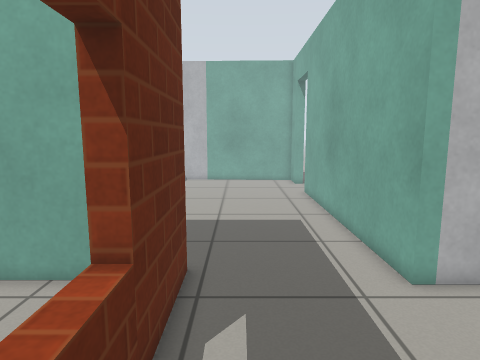
view 1 (above)

12 first-person views from a walk through a Gazebo world. The camera is 0.95 m above the floor, tilts 8° down and sees 75° across. The floor is counted in squares, 0.25 m on a side. Each view is taken from the middle of a square. On the plan, view 1 faces up. The plan holds only what a view shows up to about 20 squares ahead; the rest is blank. Gazebo's built-in surfaces are drawn with simple patterns.

view 2
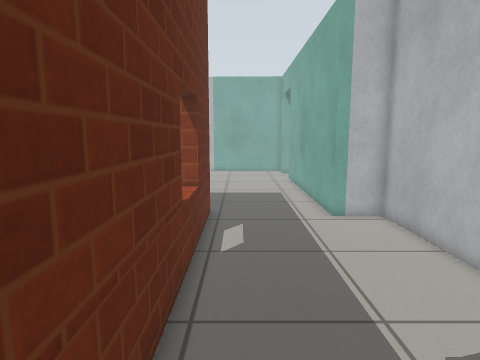

view 3
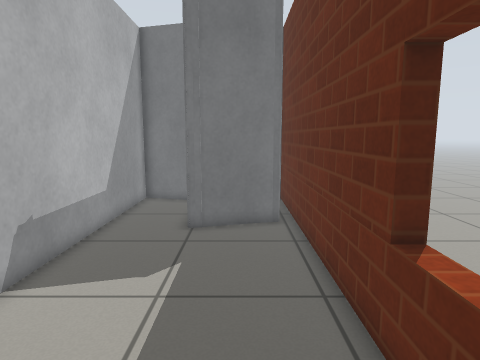

view 4
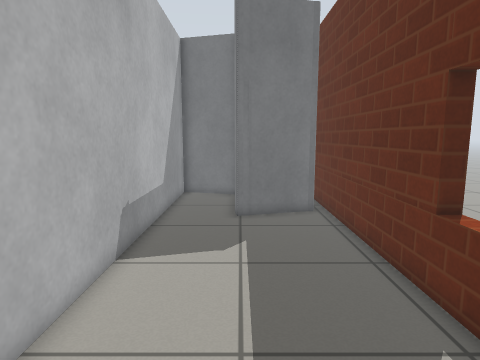

view 5
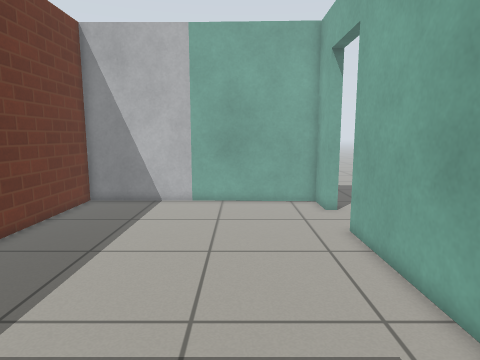

view 6
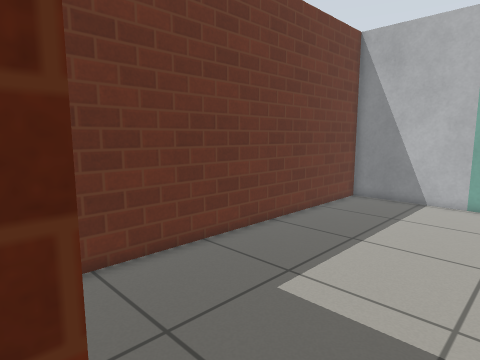

view 7
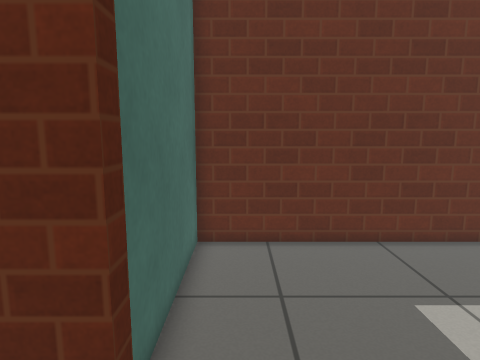

view 8
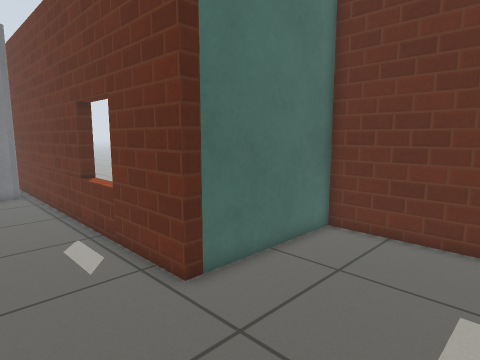

view 9
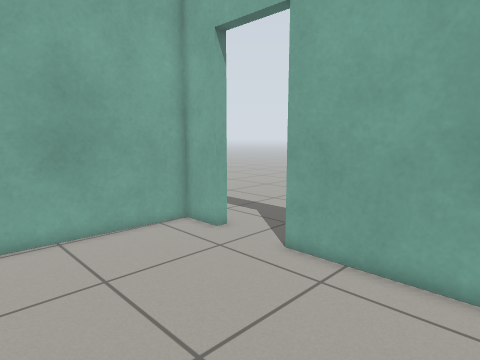

view 10
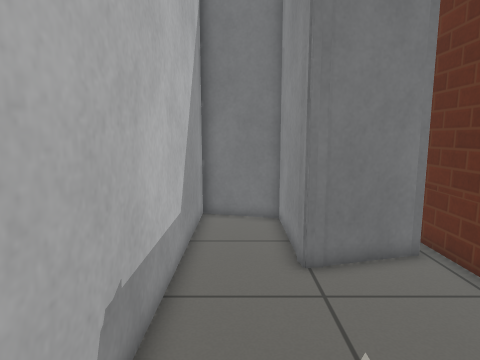

view 11
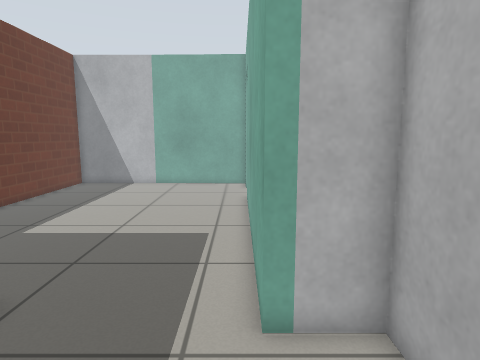

view 12
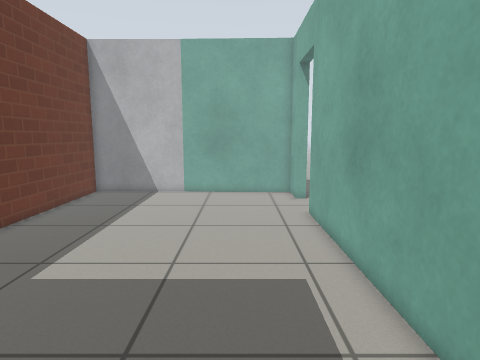

### Floor plan
Points are (right, up) in squares from view 1. A wall is a line through its corners. A room is listed if a view was taken in it or the views show most of it. See-through windows are left out.
Room 1 (views 1, 2, 3, 4, 6, 10, 11, 12)
walls: (3.2, -6.7) (3.2, -12.1) (6.8, -13.1) (6.8, 7.6) (4.4, 7.6) (4.4, 8.6); (2.5, -6.7) (3.1, -6.7) (3.3, -7.2); (-0.9, -7.7) (3.1, -6.6); (-1.5, 8.5) (-1.5, -13)
ways out: opening at (1.5, 8) to room 2
Room 2 (views 5, 7, 8, 9)
walls: (4.4, 24.8) (4.4, 27) (-8.9, 27.5) (-8.9, 8.5) (-1.5, 8.5); (4.4, 8.6) (4.4, 21.3)
ways out: opening at (1.5, 8) to room 1; open door at (5, 23)

Positions as (right, up) in squares from view 1, and headings:
1: (0, 0), facing up
2: (0, -7), facing up
3: (1, 6), facing down
4: (3, 8), facing down
5: (0, 9), facing up
6: (0, 8), facing up-left
7: (2, 10), facing left
8: (3, 15), facing down-left
9: (-4, 15), facing up-right
10: (5, 2), facing down
11: (4, 2), facing up
12: (1, 6), facing up
